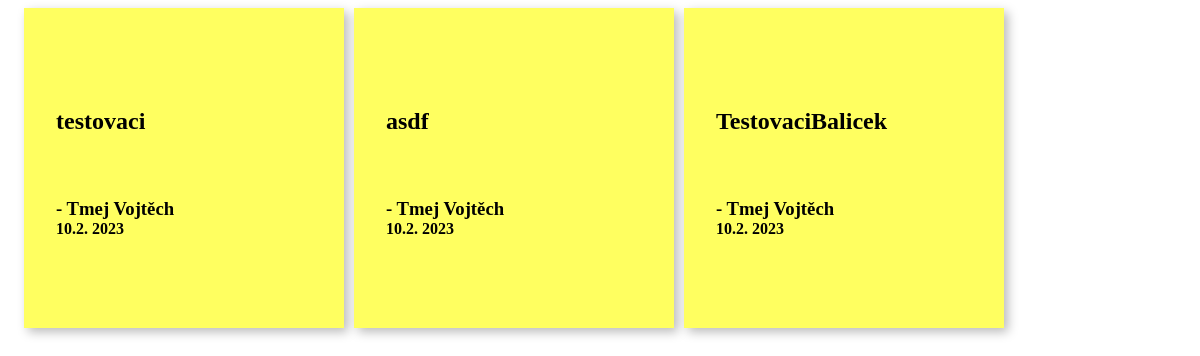
Screenshot of /cards/overview with the database file from the repository.
### tables this page shows
CREATE TABLE card_sets
(
    id   INTEGER PRIMARY KEY AUTOINCREMENT,
    name TEXT NOT NULL
);

### app.py (the view)
@app.route('/cards/overview')
def card_overview():
    conn = db.connection_for_db()
    records = conn.execute("SELECT * FROM card_sets").fetchall()
    conn.close()
    return render_template('card_overview.html', defs=records)

### db.py (called while the page is built)
def connection_for_db():
    conn = sqlite3.connect('./db/database.db')
    conn.row_factory = sqlite3.Row
    return conn

### templates/card_overview.html
<div id="inner_window">
    <div style="margin: 0 1rem">
        {% include 'card_packs.html' %}
    </div>
</div>

### templates/card_packs.html (shortened to what this page needs)
<link rel="stylesheet" href="{{ url_for('static', filename='card.css') }}">
<div style="display: grid; grid-gap: 10px;grid-template-columns: repeat(5, 1fr);">
    {% for def in defs %}
        <div style="display: flex" class="card" id="card_{{ def.id }}">
            <div style="display: flex; justify-content: center">
                <div class="front_card"
                     style="display: flex; flex-flow: column; height: 12rem; justify-content: space-around; width: 80%">
                    <h2>{{ def.name }}</h2>
                    <div style="margin: 10px 0">
                        <h3 style="margin: 0">- Tmej Vojtěch</h3>
                        <h4 style="margin: 0">10.2. 2023</h4>
                    </div>
                </div>
            </div>
        </div>
    {% endfor %}
</div>

### static/card.css (style rules this page uses)
.card { background-color: #ffff60; display: none; flex-flow: column; justify-content: center; box-shadow: 4px 4px 10px 0 rgba(0, 0, 0, 0.27); position: relative; width: 20rem; height: 20rem; }

### rows the page displays
card_sets: name "testovaci"
card_sets: name "asdf"
card_sets: name "TestovaciBalicek"
